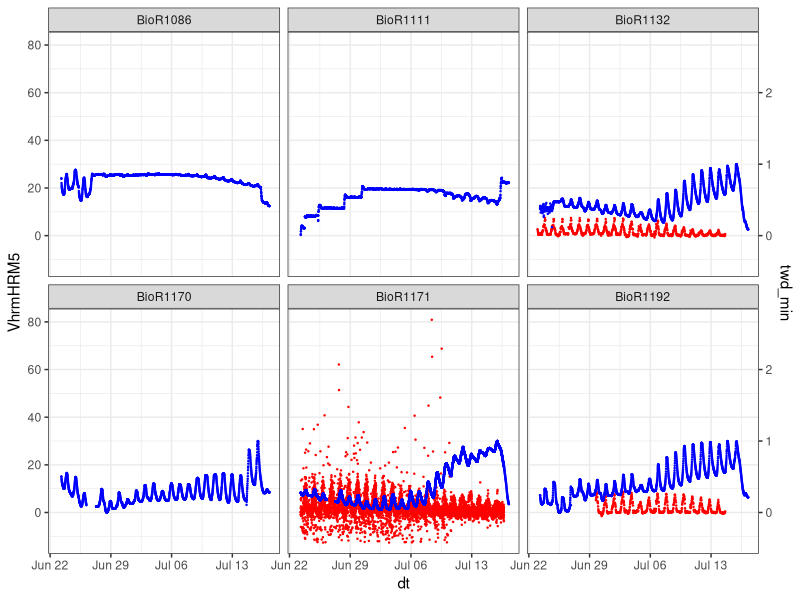
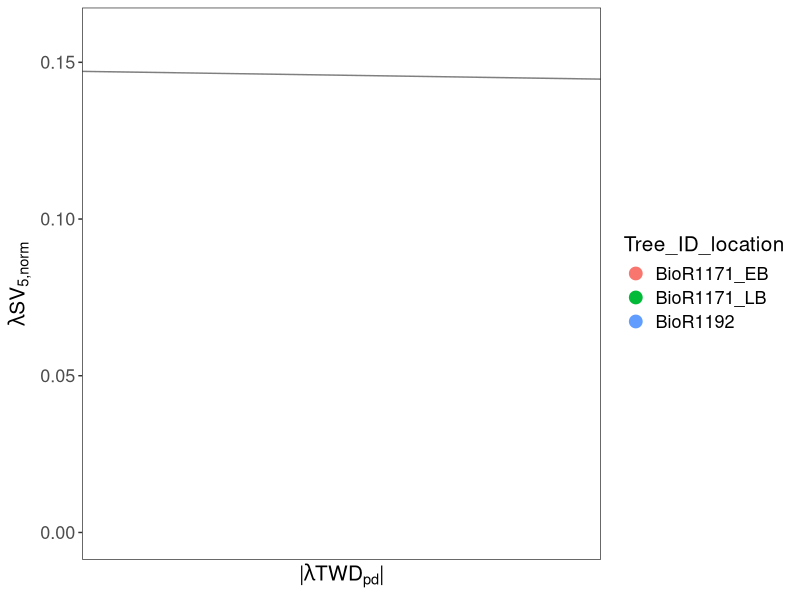

The R source for these figures, in order:
#### Looking at how WP is related to SV ####
library(tidyverse)
theme_set(theme_bw())

#### Reading ####
sv_all <- read_csv("data/sap_flow/sv_all.csv") |> 
  mutate(Tree_ID_location = Tree_ID) |> 
  mutate(Tree_ID = case_when(Tree_ID == "BioR1171_T" ~ "BioR1171",
                             Tree_ID == "BioR1171_NB" ~ "BioR1171",
                             Tree_ID == "BioR1171_MB" ~ "BioR1171",
                             Tree_ID == "BioR1171_M" ~ "BioR1171",
                             Tree_ID == "BioR1171_LB" ~ "BioR1171",
                             Tree_ID == "BioR1171_L" ~ "BioR1171",
                             Tree_ID == "BioR1171_EB" ~ "BioR1171",
                             TRUE ~ Tree_ID))
  
all_dendros <- read_csv("data/dendro_data/all_dendros.csv") |> 
  rename(dt = datetime)

lambda_sv_norm <- read_csv("data/sap_flow/lambda_sv_norm.csv") |> 
  rename(sv_intercept = intercept, sv_r2 = r2) |> 
  mutate(Tree_ID_location = Tree_ID,
         Tree_ID = case_when(Tree_ID == "BioR1171_LB" ~ "BioR1171",
                             Tree_ID == "BioR1171_EB" ~ "BioR1171",
                             TRUE ~ Tree_ID))

lambda_twd_min <- read_csv("data/dendro_data/lambda_twd_min.csv") |> 
  rename(twd_intercept = intercept, twd_r2 = r2)

#### Joining ####
sv_dendro <- full_join(sv_all, all_dendros, by = c("dt", "date", "Tree_ID")) |> 
  filter(date %in% unique(sv_all$date) & date %in% unique(all_dendros$date))

lambdas <- full_join(lambda_sv_norm, lambda_twd_min, by = "Tree_ID")

#### Visualizing ####
sv_dendro |> 
  ggplot(aes(x = dt)) +
  geom_point(aes(y = VhrmHRM5), color = "red", size = 0.2) +
  geom_point(aes(y = twd_norm * 30), color = "blue", size = 0.2) +
  scale_y_continuous(sec.axis = sec_axis(~ . / 30, "twd_min")) +
  facet_wrap(~ Tree_ID)

puny_lm <- lm(lambda_sv ~ lambda_twd, data = lambdas)
summary(puny_lm)

lambdas |> 
  filter(!is.na(Tree_ID_location)) |> 
  ggplot(aes(x = lambda_twd, y = lambda_sv)) +
  geom_abline(aes(slope = puny_lm$coefficients[2], intercept = puny_lm$coefficients[1]), color = "gray50") +
  geom_point(aes(color = Tree_ID_location), size = 4) +
  scale_x_continuous(limits = c(0.415, 0.412)) +
  labs(x = expression(paste("|", lambda, TWD[pd], "|")), y = expression(paste(lambda, SV["5,norm"]))) +
  theme(panel.grid = element_blank(),
        axis.title = element_text(size = 15),
        axis.text = element_text(size = 13),
        legend.title = element_text(size = 15),
        legend.text = element_text(size = 13))
